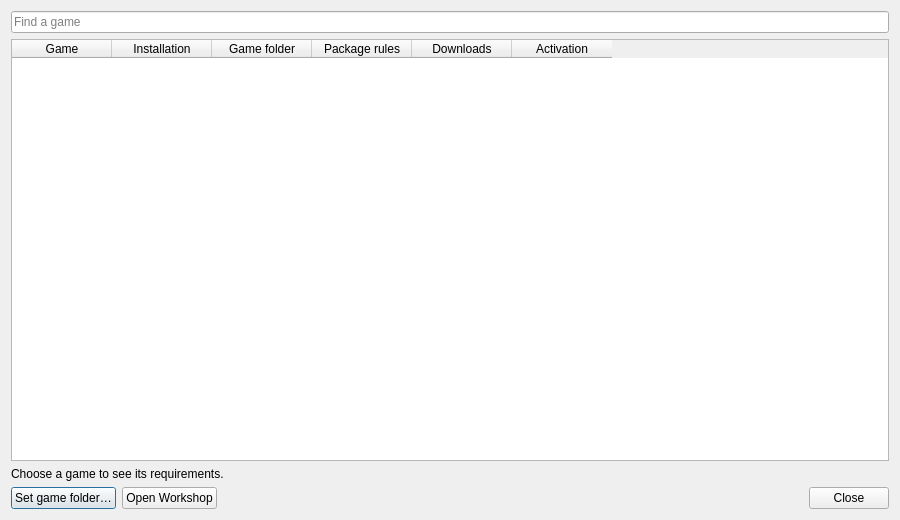
<?xml version="1.0" encoding="UTF-8"?>
<ui version="4.0">
 <class>SupportDialog</class>
 <widget class="QDialog" name="SupportDialog">
  <property name="windowTitle">
   <string>Games and installation rules</string>
  </property>
  <property name="geometry">
   <rect>
    <x>0</x>
    <y>0</y>
    <width>900</width>
    <height>520</height>
   </rect>
  </property>
  <layout class="QVBoxLayout" name="layout" stretch="0,1,0,0">
   <item>
    <widget class="QLineEdit" name="filter">
     <property name="placeholderText">
      <string>Find a game</string>
     </property>
     <property name="clearButtonEnabled">
      <bool>true</bool>
     </property>
    </widget>
   </item>
   <item>
    <widget class="QTableWidget" name="table">
     <property name="alternatingRowColors">
      <bool>true</bool>
     </property>
     <property name="showGrid">
      <bool>false</bool>
     </property>
     <property name="wordWrap">
      <bool>false</bool>
     </property>
     <property name="selectionBehavior">
      <enum>QAbstractItemView::SelectRows</enum>
     </property>
     <property name="selectionMode">
      <enum>QAbstractItemView::ExtendedSelection</enum>
     </property>
     <property name="editTriggers">
      <enum>QAbstractItemView::NoEditTriggers</enum>
     </property>
     <column>
      <property name="text">
       <string>Game</string>
      </property>
     </column>
     <column>
      <property name="text">
       <string>Installation</string>
      </property>
     </column>
     <column>
      <property name="text">
       <string>Game folder</string>
      </property>
     </column>
     <column>
      <property name="text">
       <string>Package rules</string>
      </property>
     </column>
     <column>
      <property name="text">
       <string>Downloads</string>
      </property>
     </column>
     <column>
      <property name="text">
       <string>Activation</string>
      </property>
     </column>
     <attribute name="verticalHeaderVisible">
      <bool>false</bool>
     </attribute>
     <attribute name="verticalHeaderDefaultSectionSize">
      <number>28</number>
     </attribute>
    </widget>
   </item>
   <item>
    <widget class="QLabel" name="note">
     <property name="text">
      <string>Choose a game to see its requirements.</string>
     </property>
     <property name="wordWrap">
      <bool>true</bool>
     </property>
     <property name="textFormat">
      <enum>Qt::PlainText</enum>
     </property>
    </widget>
   </item>
   <item>
    <layout class="QHBoxLayout" name="actions">
     <item>
      <widget class="QPushButton" name="browse">
       <property name="text">
        <string>Set game folder…</string>
       </property>
      </widget>
     </item>
     <item>
      <widget class="QPushButton" name="workshop">
       <property name="text">
        <string>Open Workshop</string>
       </property>
      </widget>
     </item>
     <item>
      <spacer name="actionsSpace">
       <property name="orientation">
        <enum>Qt::Horizontal</enum>
       </property>
       <property name="sizeHint">
        <size>
         <width>20</width>
         <height>20</height>
        </size>
       </property>
      </spacer>
     </item>
     <item>
      <widget class="QPushButton" name="close">
       <property name="text">
        <string>Close</string>
       </property>
      </widget>
     </item>
    </layout>
   </item>
  </layout>
 </widget>
 <resources />
 <connections />
</ui>
